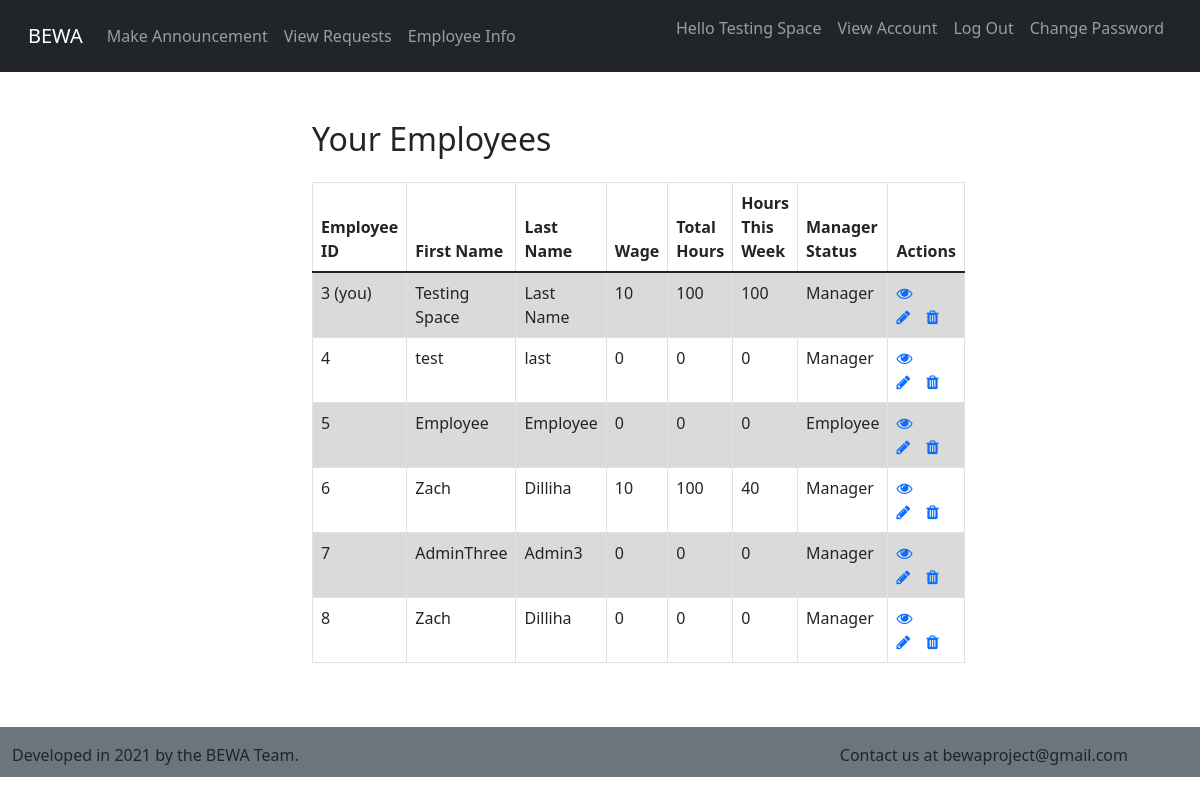
The page /employees/employeeList.php (signed in) on the database its author committed.
### tables this page shows
CREATE TABLE `employee` (
  `empID` int(11) NOT NULL,
  `uid` int(11) NOT NULL,
  `wage` int(11) NOT NULL DEFAULT 0,
  `hoursWorked` int(11) NOT NULL DEFAULT 0,
  `hoursWorkedLastWeek` int(11) NOT NULL DEFAULT 0,
  `managerStatus` tinyint(1) NOT NULL DEFAULT 0
);

CREATE TABLE `users` (
  `uid` int(11) NOT NULL,
  `username` varchar(50) NOT NULL,
  `password` varchar(255) NOT NULL,
  `created_at` datetime DEFAULT current_timestamp(),
  `isAdmin` tinyint(1) NOT NULL,
  `firstName` text NOT NULL,
  `lastName` text NOT NULL
);

### employees/employeeList.php (the view, shortened to what this page needs)
<?php require '../includes/dbh.inc.php';
require '../header.php';
?>
<!DOCTYPE html>
<html lang="en">
<head>
    <link rel="stylesheet" href="https://stackpath.bootstrapcdn.com/bootstrap/4.5.2/css/bootstrap.min.css">
    <link rel="stylesheet" href="https://maxcdn.bootstrapcdn.com/font-awesome/4.7.0/css/font-awesome.min.css">
    <link href="https://cdn.jsdelivr.net/npm/bootstrap@5.0.0-beta3/dist/css/bootstrap.min.css" rel="stylesheet">
</head>
<body>
    <div class="wrapper">
        <div class="container-fluid">
            <div class="row">
                <div class="col-md-12">
                    <div class="mt-5 mb-3 clearfix">
                        <h2 class="pull-left">Your Employees</h2>
                    </div>
                    <?php
                    $sql = "SELECT * FROM employee, users WHERE employee.uid = users.uid GROUP BY users.uid";
                    if($result = mysqli_query($conn, $sql)){
                        if(mysqli_num_rows($result) > 0){
                            echo '<table class="table table-bordered table-striped">';
                                echo "<thead>";
                                    echo "<tr>";
                                        echo "<th>Employee ID</th>";
                                        echo "<th>First Name</th>";
                                        echo "<th>Last Name</th>";
                                        echo "<th>Wage</th>";
                                        echo "<th>Total Hours</th>";
                                        echo "<th>Hours This Week</th>";
                                        echo "<th>Manager Status</th>";
                                        echo "<th>Actions</th>";
                                    echo "</tr>";
                                echo "</thead>";
                                echo "<tbody>";
                                while($row = mysqli_fetch_array($result)){
                                    echo "<tr>";
                                        echo "<td>" . $row['empID'];
                                        if($row['empID']==$_SESSION['empID']){
                                          echo ' (you)';
                                        }
                                        echo "</td>";
                                        echo "<td>" . $row['firstName'] . "</td>";
                                        echo "<td>" . $row['lastName'] . "</td>";
                                        echo "<td>" . $row['wage'] . "</td>";
                                        echo "<td>" . $row['hoursWorked'] . "</td>";
                                        echo "<td>" . $row['hoursWorkedLastWeek'] . "</td>";
                                        echo "<td>";
                                        if($row['managerStatus']==1){
                                          echo "Manager";
                                        }else{
                                          echo "Employee";
                                        }
                                        echo "</td>";
                                        echo "<td>";
                                            echo '<a href="viewEmployee.php?empID='. $row['empID'] .'" class="mr-3" title="View Record" data-toggle="tooltip"><span class="fa fa-eye"></span></a>';
                                            echo '<a href="updateEmployee.php?empID='. $row['empID'] .'" class="mr-3" title="Update Record" data-toggle="tooltip"><span class="fa fa-pencil"></span></a>';
                                            echo '<a href="deleteEmployee.php?empID='. $row['empID'] .'" title="Delete Record" data-toggle="tooltip"><span class="fa fa-trash"></span></a>';
                                        echo "</td>";
                                    echo "</tr>";
                                }
                                echo "</tbody>";
                            echo "</table>";
                        } else{
                            echo '<div class="alert alert-danger"><em>No records were found.</em></div>';
                        }
                    } else{
                        echo "Oops! Something went wrong. Please try again later.";
                    }
                    ?>
                </div>
            </div>
        </div>
    </div>
</body>
</html>
<?php require '../footer.php' ?>

### header.php (shortened to what this page needs)
<!DOCTYPE html>
<html lang="en">
<head>
    <link href="https://cdn.jsdelivr.net/npm/bootstrap@5.0.0-beta1/dist/css/bootstrap.min.css" rel="stylesheet">
</head>
<body>
    <nav class="navbar navbar-expand-lg navbar-dark bg-dark">
      <div class="container-fluid">
        <a class="navbar-brand" href="/bewa-repo/home.php">BEWA</a>
        <div class="collapse navbar-collapse" id="navbarNavAltMarkup">
          <div class="navbar-nav">
            <?php if ($_SESSION["isAdmin"]==1) {
              echo "<a class=\"nav-link\" href=\"/bewa-repo/announcement.php\">Make Announcement</a>";
              echo "<a class=\"nav-link\" href=\"/bewa-repo/requests/requests.php\">View Requests</a>";
              echo "<a class=\"nav-link\" href=\"/bewa-repo/employees/employeeList.php\">Employee Info</a>";
            } ?>
          </div>
        </div>
        <div class="collapse navbar-collapse d-flex justify-content-end" id="navbarNavAltMarkup">
          <div class="navbar-nav">
            <?php echo "<p class=\"nav-link\">Hello ".htmlspecialchars($_SESSION["firstName"])."</p>";
                  echo '<a class=nav-link href=/bewa-repo/account.php?empID='. $_SESSION['empID'] .'">View Account</a>';?>
            <a class="nav-link" href="/bewa-repo/logout2.php">Log Out</a>
            <a class="nav-link" href="/bewa-repo/reset-password2.php">Change Password</a>
          </div>
        </div>
    </nav>
</body>
</html>

### footer.php
<footer class="footer mt-5 py-3 bg-secondary" style="position:relative; height: 50px;;">
  <div class="container" style="position:absolute; width:100%;">
    <span>Developed in 2021 by the BEWA Team.</span>
    <span class="float-end">Contact us at bewaproject@gmail.com</span>
  </div>
</footer>
</body>
</html>

### employees/employeeList.php (style rules this page uses)
.wrapper { width: 600px; margin: 0 auto; }
table tr td:last-child { width: 120px; }

### rows shown on the page
employee: empID "3", shows "(you)", uid.firstName "Testing Space", uid.lastName "Last Name", wage "10", hoursWorked "100", hoursWorkedLastWeek "100", managerStatus "Manager"
employee: empID "4", uid.firstName "test", uid.lastName "last", wage "0", hoursWorked "0", hoursWorkedLastWeek "0", managerStatus "Manager"
employee: empID "5", uid.firstName "Employee", uid.lastName "Employee", wage "0", hoursWorked "0", hoursWorkedLastWeek "0", managerStatus "Employee"
employee: empID "6", uid.firstName "Zach", uid.lastName "Dilliha", wage "10", hoursWorked "100", hoursWorkedLastWeek "40", managerStatus "Manager"
employee: empID "7", uid.firstName "AdminThree", uid.lastName "Admin3", wage "0", hoursWorked "0", hoursWorkedLastWeek "0", managerStatus "Manager"
employee: empID "8", uid.firstName "Zach", uid.lastName "Dilliha", wage "0", hoursWorked "0", hoursWorkedLastWeek "0", managerStatus "Manager"

### other values the page prints
$_SESSION["firstName"] "Testing Space"
